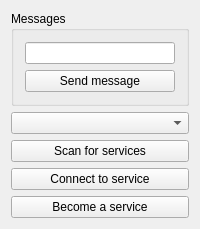
<?xml version="1.0" encoding="UTF-8"?>
<ui version="4.0">
 <class>MainWindow</class>
 <widget class="QMainWindow" name="MainWindow">
  <property name="windowTitle">
   <string>MainWindow</string>
  </property>
  <widget class="QWidget" name="centralWidget">
   <layout class="QVBoxLayout" name="verticalLayout_2">
    <item>
     <layout class="QVBoxLayout" name="verticalLayout">
      <item>
       <widget class="QGroupBox" name="messageGroupBox">
        <property name="title">
         <string>Messages</string>
        </property>
        <layout class="QVBoxLayout" name="verticalLayout_3">
         <item>
          <widget class="QLineEdit" name="messageLine"/>
         </item>
         <item>
          <widget class="QPushButton" name="sendButton">
           <property name="text">
            <string>Send message</string>
           </property>
          </widget>
         </item>
        </layout>
       </widget>
      </item>
      <item>
       <widget class="QComboBox" name="serviceListBox"/>
      </item>
      <item>
       <widget class="QPushButton" name="scanButton">
        <property name="text">
         <string>Scan for services</string>
        </property>
       </widget>
      </item>
      <item>
       <widget class="QPushButton" name="connectButton">
        <property name="text">
         <string>Connect to service</string>
        </property>
       </widget>
      </item>
      <item>
       <widget class="QPushButton" name="serviceButton">
        <property name="text">
         <string>Become a service</string>
        </property>
       </widget>
      </item>
     </layout>
    </item>
   </layout>
  </widget>
 </widget>
 <layoutdefault spacing="6" margin="11"/>
 <resources/>
 <connections/>
</ui>
